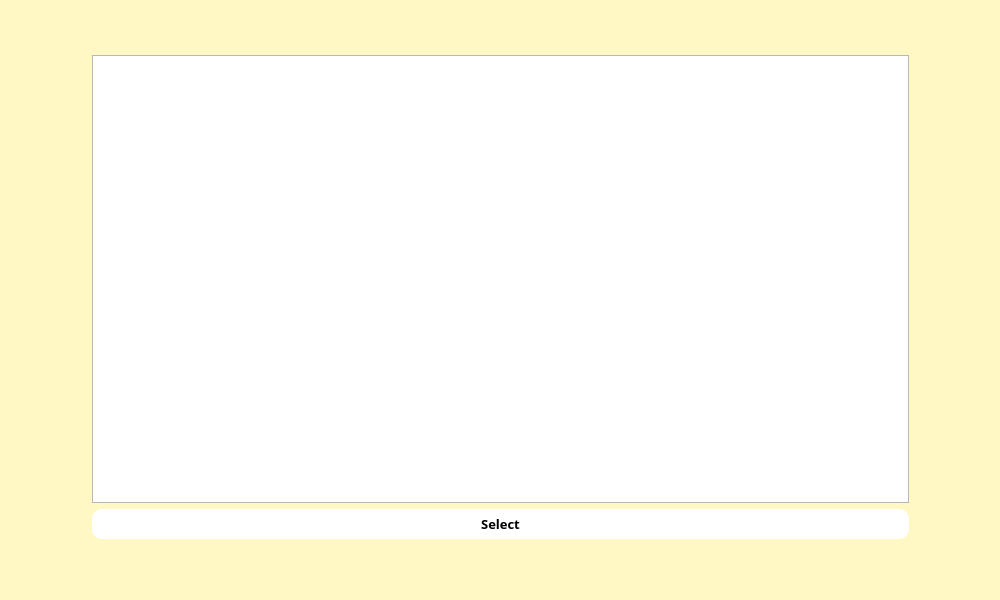
<?xml version="1.0" encoding="UTF-8"?>
<ui version="4.0">
 <class>AdoptSearch</class>
 <widget class="QDialog" name="AdoptSearch">
  <property name="geometry">
   <rect>
    <x>0</x>
    <y>0</y>
    <width>1000</width>
    <height>600</height>
   </rect>
  </property>
  <property name="windowTitle">
   <string>Dialog</string>
  </property>
  <property name="styleSheet">
   <string notr="true">#AdoptSearch{
	background-color: rgb(255, 248, 196);
}</string>
  </property>
  <widget class="QGroupBox" name="groupBox">
   <property name="geometry">
    <rect>
     <x>80</x>
     <y>40</y>
     <width>841</width>
     <height>511</height>
    </rect>
   </property>
   <property name="styleSheet">
    <string notr="true">#groupBox{
border:0px;
}</string>
   </property>
   <property name="title">
    <string/>
   </property>
   <layout class="QVBoxLayout" name="verticalLayout">
    <item>
     <widget class="QListWidget" name="listWidget">
      <property name="sizePolicy">
       <sizepolicy hsizetype="Preferred" vsizetype="Expanding">
        <horstretch>0</horstretch>
        <verstretch>0</verstretch>
       </sizepolicy>
      </property>
      <property name="font">
       <font>
        <family>Segoe UI Black</family>
        <pointsize>16</pointsize>
        <bold>true</bold>
       </font>
      </property>
     </widget>
    </item>
    <item>
     <widget class="QPushButton" name="pushButton">
      <property name="minimumSize">
       <size>
        <width>0</width>
        <height>30</height>
       </size>
      </property>
      <property name="font">
       <font>
        <family>Segoe UI Black</family>
        <pointsize>10</pointsize>
        <bold>true</bold>
       </font>
      </property>
      <property name="styleSheet">
       <string notr="true">#pushButton{
	background-color: rgb(255, 255, 255);
border-radius:10px;
}</string>
      </property>
      <property name="text">
       <string>Select</string>
      </property>
     </widget>
    </item>
   </layout>
  </widget>
 </widget>
 <resources/>
 <connections/>
</ui>
